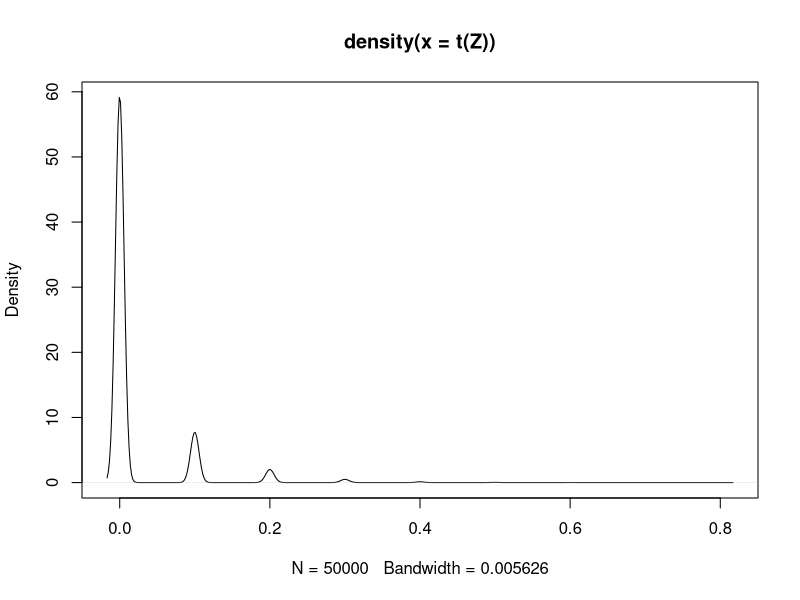
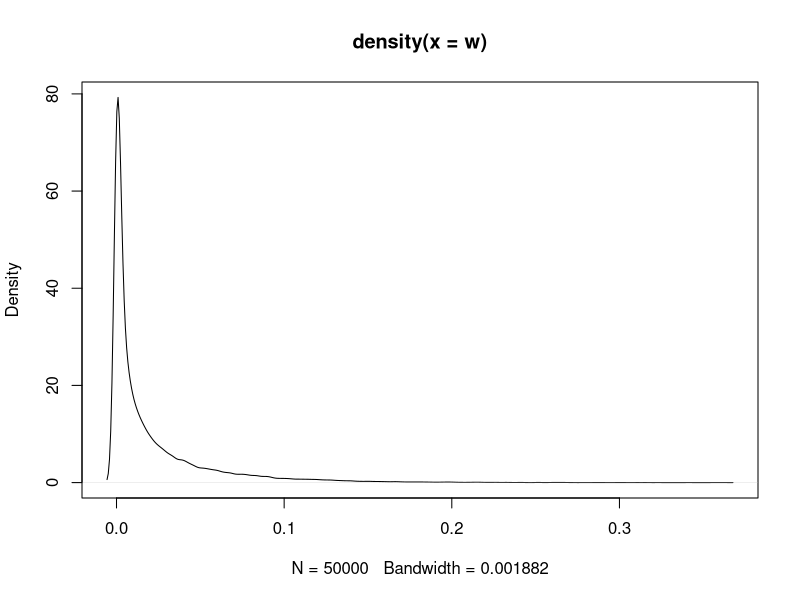

Reproduce these figures in R, in order.

alfa=rbeta(50,5,10)
#Komentarz
pr0=alfa/sum(alfa)

n=10

y=c(1:length(alfa))
X=vector(mode="numeric",length=n)
N=vector(mode="numeric",length=length(y))

urna<-function(){
  X[1]=sample(y,1,replace=TRUE,pr0)
  
  N[X[1]]=1
  
  for (i in 2:n){
    pr=(alfa+N)/(sum(alfa)+i-1)
    X[i]=sample(y,1,replace=TRUE,pr)
    N[X[i]]=N[X[i]]+1
  }
  
  M=N/n
  return(M)
}

m=1000
Z=matrix(data=NA,nrow=m,ncol=length(alfa))
Z=replicate(m,urna())

plot(density(t(Z)))

#por?wnanie z rozk?adem Dirichleta
install.packages("gtools")
library(gtools)

w=rdirichlet(1000,alfa)
plot(density(w))
